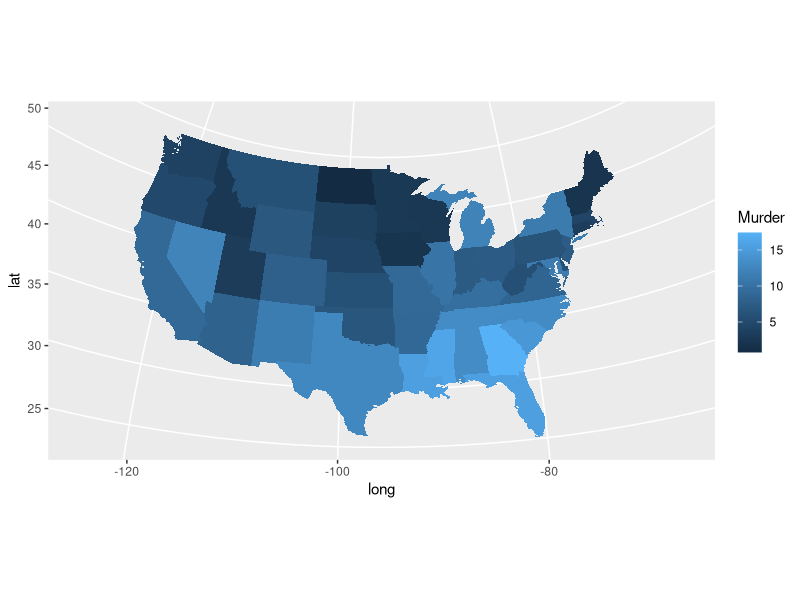

Here is the R script that generated this plot:
## ---- chunk 1
library(ggplot2)
# install.packages("maps")
library(maps)  #required for state map data
# install.packages("mapproj")
library(mapproj)
library(dplyr) # required for arrange()
library(viridis)
## ---- chunk 2
states_map <- map_data("state") # extracts data from the states map

# Make a data set of US crime data using the USArrests data set 

data("USArrests")
USArrests$region <- row.names(USArrests)

crimes <- data.frame(state = tolower(rownames(USArrests)), 
                     USArrests)
crime_map <- merge(states_map, crimes, by.x = "region", by.y = "state")
crime_map <- arrange(crime_map, group, order)
head(crime_map)

#Plot murder rate on the map

basemap <- ggplot(crime_map, aes(x=long, y=lat, group=group, fill=Murder)) + 
  geom_polygon() + coord_map("polyconic")

basemap
